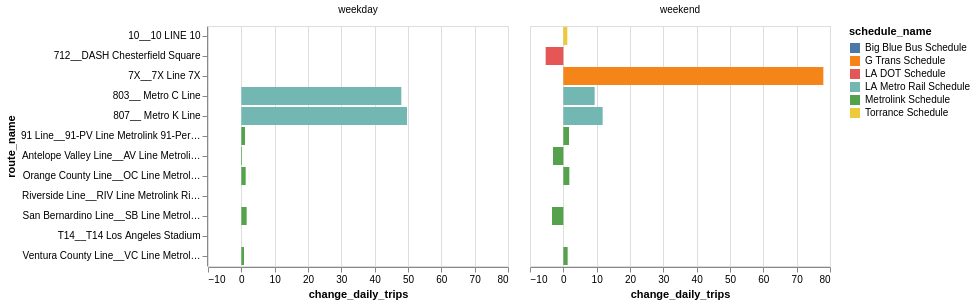

Notebook code cell kept with this figure:
### Code cell
selection = alt.selection_point(fields=["schedule_name"], bind="legend")
alt.Chart(trips_by_event_wide).mark_bar().encode(
    x="change_daily_trips",
    y="route_name:N",
    column=alt.Column("day_type:N", title=""),
    color=alt.Color("schedule_name:N"), 
    opacity=alt.when(selection).then(alt.value(1)).otherwise(alt.value(0.1)),
).add_params(selection)

### Figure 1 — Vega-Lite specification as saved in the notebook (floating-point values rounded to 4 significant figures)
{"config": {"view": {"continuousWidth": 300, "continuousHeight": 300}}, "data": {"name": "data-4e3dd0cae626b346312a98af33962cdf"}, "mark": {"type": "bar"}, "encoding": {"color": {"field": "schedule_name", "type": "nominal"}, "column": {"field": "day_type", "title": "", "type": "nominal"}, "opacity": {"condition": [{"param": "param_a158309175e8dd35", "value": 1}], "value": 0.1}, "x": {"field": "change_daily_trips", "type": "quantitative"}, "y": {"field": "route_name", "type": "nominal"}}, "params": [{"name": "param_a158309175e8dd35", "select": {"type": "point", "fields": ["schedule_name"]}, "bind": "legend"}], "$schema": "https://vega.github.io/schema/vega-lite/v6.4.1.json", "datasets": {"data-4e3dd0cae626b346312a98af33962cdf": [{"schedule_name": "Big Blue Bus Schedule", "day_type": "weekday", "route_name": "T14__T14 Los Angeles Stadium", "daily_trips_event": 26.0, "daily_trips_non_event": 26.0, "change_daily_trips": 0.0}, {"schedule_name": "G Trans Schedule", "day_type": "weekend", "route_name": "7X__7X Line 7X", "daily_trips_event": 124.0, "daily_trips_non_event": 46.0, "change_daily_trips": 78.0}, {"schedule_name": "LA DOT Schedule", "day_type": "weekday", "route_name": "712__DASH Chesterfield Square", "daily_trips_event": 64.0, "daily_trips_non_event": 64.0, "change_daily_trips": 0.0}, {"schedule_name": "LA DOT Schedule", "day_type": "weekend", "route_name": "712__DASH Chesterfield Square", "daily_trips_event": 48.0, "daily_trips_non_event": 53.3, "change_daily_trips": -5.3}, {"schedule_name": "LA Metro Rail Schedule", "day_type": "weekday", "route_name": "803__ Metro C Line", "daily_trips_event": 257.0, "daily_trips_non_event": 209.0, "change_daily_trips": 48.0}, {"schedule_name": "LA Metro Rail Schedule", "day_type": "weekday", "route_name": "807__ Metro K Line", "daily_trips_event": 255.0, "daily_trips_non_event": 205.3, "change_daily_trips": 49.7}, {"schedule_name": "LA Metro Rail Schedule", "day_type": "weekend", "route_name": "803__ Metro C Line", "daily_trips_event": 228.0, "daily_trips_non_event": 218.6, "change_daily_trips": 9.4}, {"schedule_name": "LA Metro Rail Schedule", "day_type": "weekend", "route_name": "807__ Metro K Line", "daily_trips_event": 228.0, "daily_trips_non_event": 216.2, "change_daily_trips": 11.8}, {"schedule_name": "Metrolink Schedule", "day_type": "weekday", "route_name": "91 Line__91-PV Line Metrolink 91-Perris Valley Line", "daily_trips_event": 12.8, "daily_trips_non_event": 11.7, "change_daily_trips": 1.1}, {"schedule_name": "Metrolink Schedule", "day_type": "weekday", "route_name": "Antelope Valley Line__AV Line Metrolink Antelope Valley Line", "daily_trips_event": 24.3, "daily_trips_non_event": 24.1, "change_daily_trips": 0.2}, {"schedule_name": "Metrolink Schedule", "day_type": "weekday", "route_name": "Orange County Line__OC Line Metrolink Orange County Line", "daily_trips_event": 22.8, "daily_trips_non_event": 21.5, "change_daily_trips": 1.3}, {"schedule_name": "Metrolink Schedule", "day_type": "weekday", "route_name": "Riverside Line__RIV Line Metrolink Riverside Line", "daily_trips_event": 10.0, "daily_trips_non_event": 10.0, "change_daily_trips": 0.0}, {"schedule_name": "Metrolink Schedule", "day_type": "weekday", "route_name": "San Bernardino Line__SB Line Metrolink San Bernardino Line", "daily_trips_event": 78.3, "daily_trips_non_event": 76.7, "change_daily_trips": 1.6}, {"schedule_name": "Metrolink Schedule", "day_type": "weekday", "route_name": "Ventura County Line__VC Line Metrolink Ventura County Line", "daily_trips_event": 16.3, "daily_trips_non_event": 15.5, "change_daily_trips": 0.8}, {"schedule_name": "Metrolink Schedule", "day_type": "weekend", "route_name": "91 Line__91-PV Line Metrolink 91-Perris Valley Line", "daily_trips_event": 6.0, "daily_trips_non_event": 4.3, "change_daily_trips": 1.7}, {"schedule_name": "Metrolink Schedule", "day_type": "weekend", "route_name": "Antelope Valley Line__AV Line Metrolink Antelope Valley Line", "daily_trips_event": 24.0, "daily_trips_non_event": 27.1, "change_daily_trips": -3.1}, {"schedule_name": "Metrolink Schedule", "day_type": "weekend", "route_name": "Orange County Line__OC Line Metrolink Orange County Line", "daily_trips_event": 10.0, "daily_trips_non_event": 8.2, "change_daily_trips": 1.8}, {"schedule_name": "Metrolink Schedule", "day_type": "weekend", "route_name": "San Bernardino Line__SB Line Metrolink San Bernardino Line", "daily_trips_event": 50.0, "daily_trips_non_event": 53.4, "change_daily_trips": -3.4}, {"schedule_name": "Metrolink Schedule", "day_type": "weekend", "route_name": "Ventura County Line__VC Line Metrolink Ventura County Line", "daily_trips_event": 5.5, "daily_trips_non_event": 4.2, "change_daily_trips": 1.3}, {"schedule_name": "Torrance Schedule", "day_type": "weekday", "route_name": "10__10 LINE 10", "daily_trips_event": 39.0, "daily_trips_non_event": 39.0, "change_daily_trips": 0.0}, {"schedule_name": "Torrance Schedule", "day_type": "weekend", "route_name": "10__10 LINE 10", "daily_trips_event": 31.0, "daily_trips_non_event": 29.8, "change_daily_trips": 1.2}]}}
